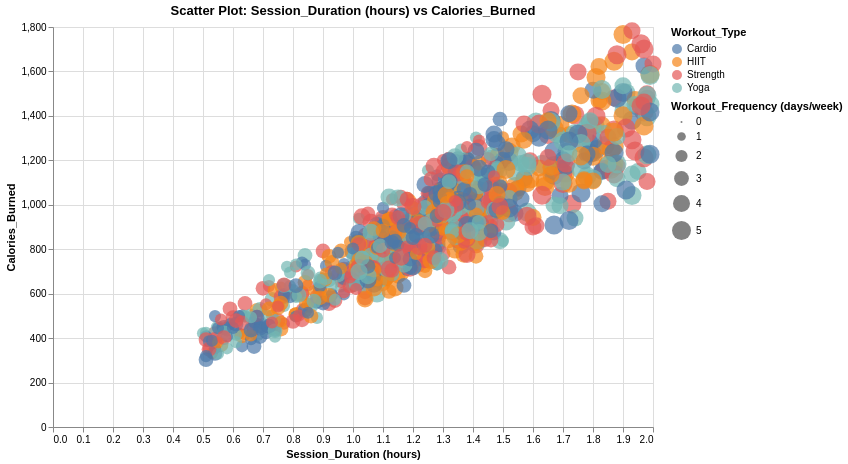

Write the Vega-Lite specification saved for this chart.
### Vega-Lite specification from a JSON file in a GitHub repository (floating-point values rounded to 4 significant figures; data arrays with more than 128 entries replaced by an {"elided": "..."} marker saying what was removed)
{"$schema": "https://vega.github.io/schema/vega-lite/v5.json", "title": "Scatter Plot: Session_Duration (hours) vs Calories_Burned", "width": 600, "height": 400, "data": {"values": {"elided": "973 records"}}, "mark": {"type": "point", "filled": true, "opacity": 0.7}, "encoding": {"x": {"field": "Session_Duration (hours)", "type": "quantitative", "scale": {}}, "y": {"field": "Calories_Burned", "type": "quantitative", "scale": {}}, "color": {"field": "Workout_Type", "type": "nominal"}, "size": {"field": "Workout_Frequency (days/week)", "type": "quantitative"}, "tooltip": [{"field": "Session_Duration (hours)", "type": "quantitative"}, {"field": "Calories_Burned", "type": "quantitative"}, {"field": "Workout_Type", "type": "nominal"}, {"field": "Workout_Frequency (days/week)", "type": "quantitative"}]}, "transform": [], "params": []}
